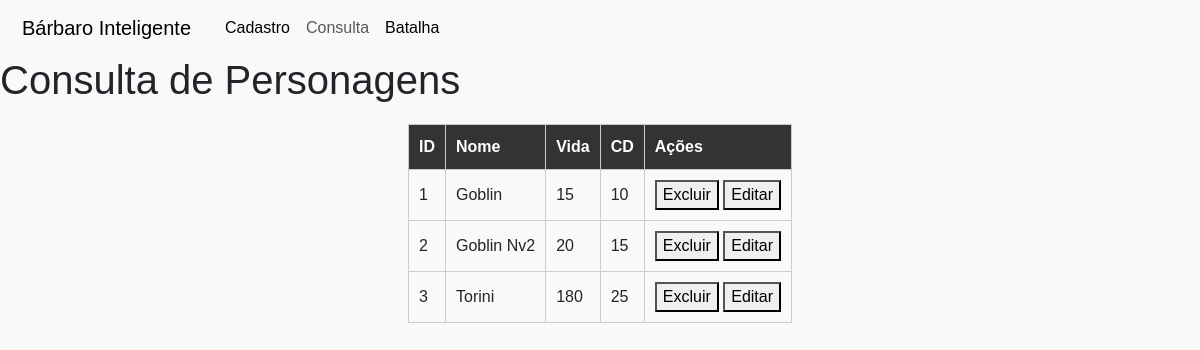
The page /consulta on the database as committed earlier.
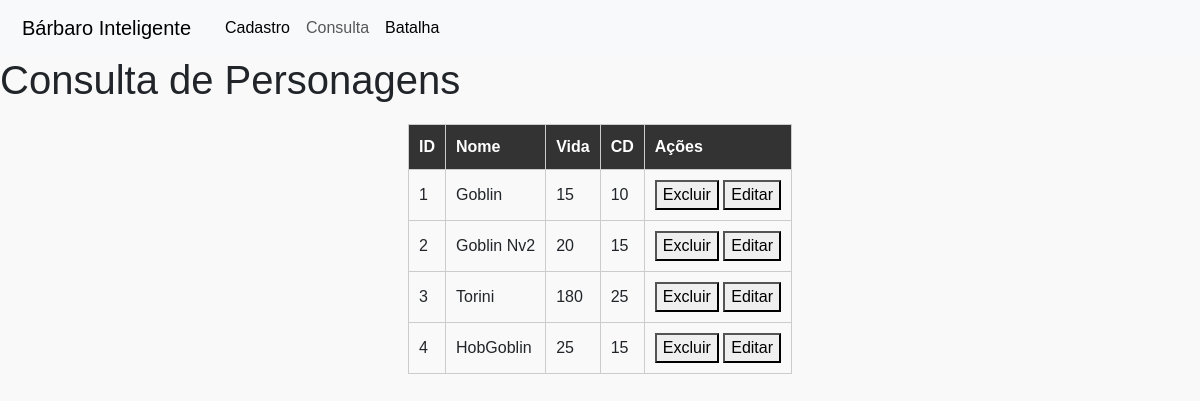
The same page on the database as committed later.
### tables this page shows
CREATE TABLE personagens
                (id INTEGER PRIMARY KEY AUTOINCREMENT,
                 nome TEXT NOT NULL,
                 vida TEXT NOT NULL,
                 cd TEXT NOT NULL);

### app.py (the view)
@app.route('/consulta')
def consulta():
    conn = sqlite3.connect(db)
    cursor = conn.cursor()
    cursor.execute('SELECT * FROM personagens')
    personagens = cursor.fetchall()
    conn.close()
    return render_template('consulta.html', personagem=personagens)

### templates/consulta.html (shortened to what this page needs)
<!DOCTYPE html>
<html>
<head>
    {% include 'commom_head.html' %}
    <link rel="stylesheet" href="{{ url_for('static', filename='style.css') }}">
</head>
<body>
    {% include 'navbar.html' %}
    <h1>Consulta de Personagens</h1>
    <table>
        <thead>
            <tr>
                <th>ID</th>
                <th>Nome</th>
                <th>Vida</th>
                <th>CD</th>
                <th>Ações</th>
            </tr>
        </thead>
        <tbody>
            {% for p in personagem %}
            <tr>
                <td>{{ p[0] }}</td>
                <td>{{ p[1] }}</td>
                <td>{{ p[2] }}</td>
                <td>{{ p[3] }}</td>
                <td>
                    <button onclick="confirmarExclusao({{ p[0] }})">
                        Excluir
                    </button>
                    <button onclick="editar({{ p[0] }})">
                        Editar
                    </button>
                </td>
            </tr>
            {% endfor %}
        </tbody>
    </table>
</body>
</html>

### templates/commom_head.html (shortened to what this page needs)
<link href="https://cdn.jsdelivr.net/npm/bootstrap@5.3.3/dist/css/bootstrap.min.css" rel="stylesheet">

### templates/navbar.html (shortened to what this page needs)
<nav class="navbar navbar-expand-lg bg-body-tertiary">
    <div class="container-fluid">
      <a class="navbar-brand" href="/">Bárbaro Inteligente</a>
      <div class="collapse navbar-collapse" id="navbarNav">
        <ul class="navbar-nav">
          <li class="nav-item">
            <a class="nav-link active" aria-current="page" href="/cadastro">Cadastro</a>
          </li>
          <li class="nav-item">
            <a class="nav-link" href="/consulta">Consulta</a>
          </li>
          <li class="nav-item">
            <a class="nav-link active" aria-current="page" href="/battle">Batalha</a>
          </li>
        </ul>
      </div>
    </div>
  </nav>

### static/style.css (style rules this page uses)
body { margin: 0; padding: 0; font-family: Arial, sans-serif; font-size: 16px; background-color: #f9f9f9; }
nav { background-color: #f2f2f2; }
nav ul { margin: 0; padding: 0; list-style: none; }
nav li { display: inline-block; margin: 0; }
nav a { display: block; padding: 10px; color: #333; text-decoration: none; }
table { border-collapse: collapse; margin: 20px auto; }
table th, table td { padding: 10px; border: 1px solid #ccc; }
table th { background-color: #333; color: #fff; }

Rows that differ between the two databases and show on the page:
added personagens: id "4", nome "HobGoblin", vida "25", cd "15"
